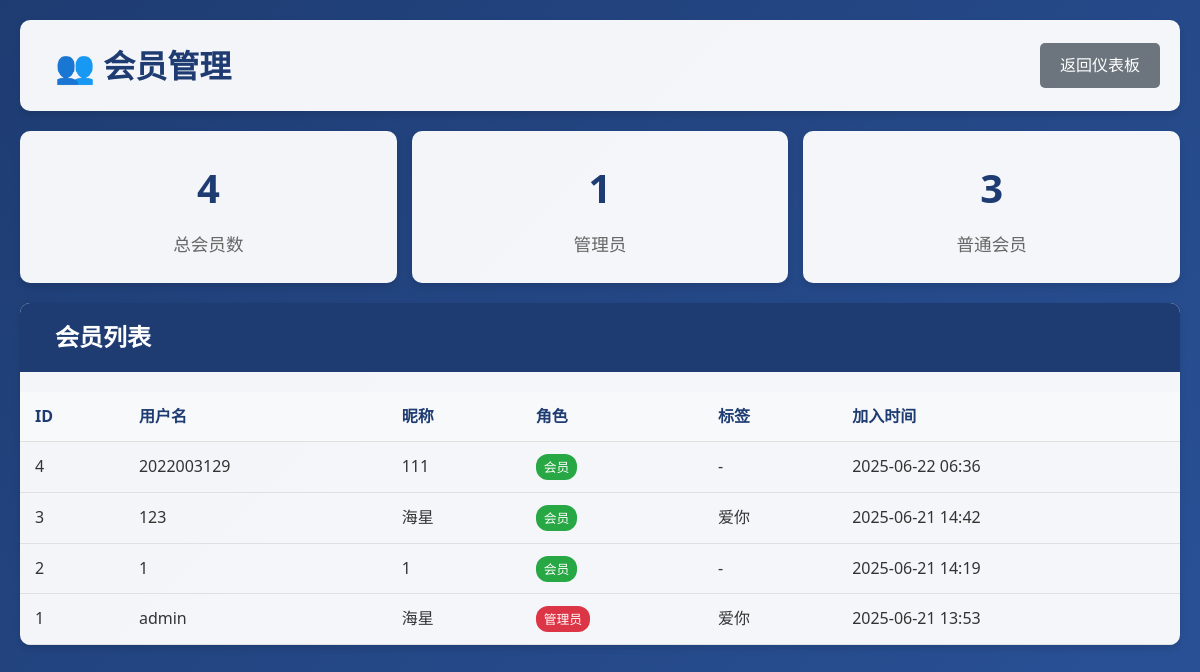
Screenshot of /admin/members (signed in) with the database file from the repository.
### models.py (models this page shows)
class User(db.Model):
    id = db.Column(db.Integer, primary_key=True)
    username = db.Column(db.String(32), unique=True, nullable=False)
    password = db.Column(db.String(128), nullable=False)
    role = db.Column(db.String(16), default='member')  # sysadmin:系统管理员, admin:一般管理员, member:会员, guest:游客
    nickname = db.Column(db.String(32))
    avatar = db.Column(db.String(128))
    tags = db.Column(db.String(128))
    favorite_genres = db.Column(db.String(256))  # 喜欢的电影类型
    favorite_directors = db.Column(db.String(256))  # 喜欢的导演
    join_date = db.Column(db.DateTime, default=datetime.utcnow)
    member_level = db.Column(db.String(16), default='bronze')  # bronze, silver, gold, platinum

### views_admin.py (the view)
@admin_bp.route('/members', methods=['GET'])
def manage_members():
    user_id = session.get('user_id')
    user = User.query.get(user_id)
    if not user or user.role != 'admin':
        return jsonify({'msg': '无权限'}), 403
    members = User.query.filter(User.role.in_(['member', 'admin'])).order_by(User.join_date.desc()).all()
    total_members = len(members)
    admin_count = len([m for m in members if m.role == 'admin'])
    member_count = len([m for m in members if m.role == 'member'])
    return render_template('admin_members.html',
                         members=members,
                         user=user,
                         total_members=total_members,
                         admin_count=admin_count,
                         member_count=member_count)

### templates/admin_members.html (shortened to what this page needs)
<!DOCTYPE html>
<html lang="zh-CN">
<head>
    <link rel="stylesheet" href="{{ url_for('static', filename='css/admin.css') }}">
</head>
<body>
    <div class="container">
        <div class="page-header">
            <h1>👥 会员管理</h1>
            <a href="/admin/dashboard" class="back-btn">返回仪表板</a>
        </div>
        <div class="stats-row">
            <div class="stat-card">
                <div class="stat-number">{{ total_members }}</div>
                <div class="stat-label">总会员数</div>
            </div>
            <div class="stat-card">
                <div class="stat-number">{{ admin_count }}</div>
                <div class="stat-label">管理员</div>
            </div>
            <div class="stat-card">
                <div class="stat-number">{{ member_count }}</div>
                <div class="stat-label">普通会员</div>
            </div>
        </div>
        <div class="admin-table">
            <div class="table-header">
                <h2>会员列表</h2>
            </div>
            {% if members %}
            <table>
                <thead>
                    <tr>
                        <th>ID</th>
                        <th>用户名</th>
                        <th>昵称</th>
                        <th>角色</th>
                        <th>标签</th>
                        <th>加入时间</th>
                    </tr>
                </thead>
                <tbody>
                    {% for member in members %}
                    <tr>
                        <td>{{ member.id }}</td>
                        <td>{{ member.username }}</td>
                        <td>{{ member.nickname or '-' }}</td>
                        <td>
                            <span class="role-badge role-{{ member.role }}">
                                {% if member.role == 'admin' %}管理员{% else %}会员{% endif %}
                            </span>
                        </td>
                        <td>{{ member.tags or '-' }}</td>
                        <td>{{ member.join_date.strftime('%Y-%m-%d %H:%M') if member.join_date else '-' }}</td>
                    </tr>
                    {% endfor %}
                </tbody>
            </table>
            {% else %}
            <div class="empty-state">
                <h3>暂无会员数据</h3>
                <p>还没有会员加入协会</p>
            </div>
            {% endif %}
        </div>
    </div>
</body>
</html>

### static/css/admin.css (style rules this page uses)
.stat-card { background: rgba(255, 255, 255, 0.95); padding: 25px; border-radius: 10px; text-align: center; box-shadow: 0 4px 6px rgba(0, 0, 0, 0.1); transition: transform 0.3s ease; }
.stat-number { font-size: 2.5em; font-weight: bold; color: #1e3c72; margin-bottom: 10px; }
.stat-label { color: #666; font-size: 1.1em; }
.admin-table { background: rgba(255, 255, 255, 0.95); border-radius: 10px; box-shadow: 0 4px 6px rgba(0, 0, 0, 0.1); overflow: hidden; }
.table-header { background: #1e3c72; color: white; padding: 15px 20px; }
.table-header h2 { margin: 0; border: none; color: white; }
.role-badge { padding: 4px 8px; border-radius: 12px; font-size: 0.8em; font-weight: 500; }
.role-admin { background: #dc3545; color: white; }
.role-member { background: #28a745; color: white; }
.stats-row { display: grid; grid-template-columns: repeat(auto-fit, minmax(200px, 1fr)); gap: 15px; margin-bottom: 20px; }
.back-btn { background: #6c757d; color: white; padding: 10px 20px; border-radius: 5px; text-decoration: none; transition: background 0.3s ease; }
.page-header { background: rgba(255, 255, 255, 0.95); padding: 20px; border-radius: 10px; margin-bottom: 20px; box-shadow: 0 4px 6px rgba(0, 0, 0, 0.1); display: flex; justify-content: space-between; align-items: center; }
.page-header h1 { color: #1e3c72; border: none; margin: 0; }

### static/css/common.css (style rules this page uses)
* { margin: 0; padding: 0; box-sizing: border-box; }
body { font-family: 'Microsoft YaHei', 'Segoe UI', Arial, sans-serif; background: linear-gradient(135deg, #1e3c72 0%, #2a5298 100%); color: #333; min-height: 100vh; line-height: 1.6; }
.container { max-width: 1200px; margin: 0 auto; padding: 20px; }
h1, h2, h3 { color: #1e3c72; border-left: 4px solid #ffd700; padding-left: 15px; margin-bottom: 20px; }
table { width: 100%; border-collapse: collapse; margin-top: 20px; }
th, td { padding: 12px 15px; text-align: left; border-bottom: 1px solid #e0e0e0; }
th { background: #f8f9fa; font-weight: 600; color: #1e3c72; }

### rows the page displays
User: id "4", username "2022003129", nickname "111", role "会员", tags "-", join_date "2025-06-22 06:36"
User: id "3", username "123", nickname "海星", role "会员", tags "爱你", join_date "2025-06-21 14:42"
User: id "2", username "1", nickname "1", role "会员", tags "-", join_date "2025-06-21 14:19"
User: id "1", username "admin", nickname "海星", role "管理员", tags "爱你", join_date "2025-06-21 13:53"

### other values shown
{{ total_members }} "4"
{{ admin_count }} "1"
{{ member_count }} "3"
